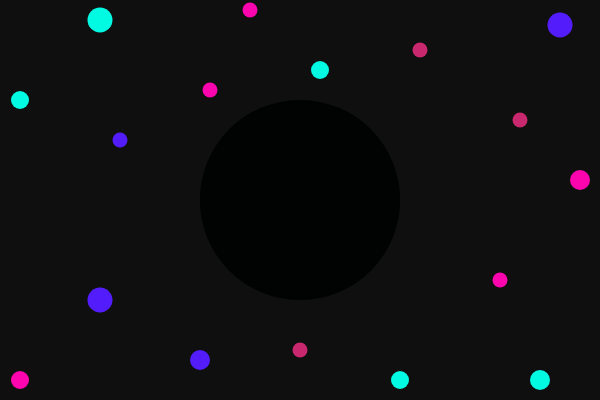
Frame 1 (no input)
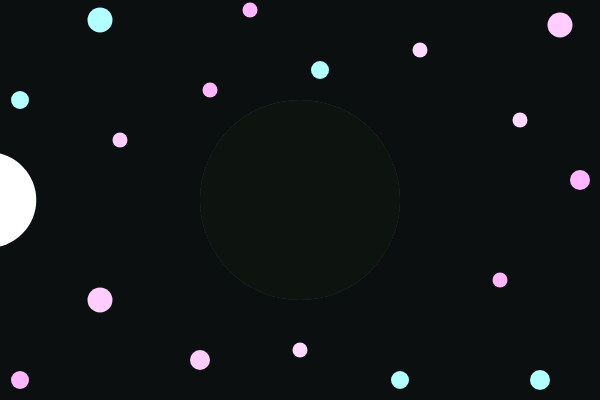
Frame 60 (no input)
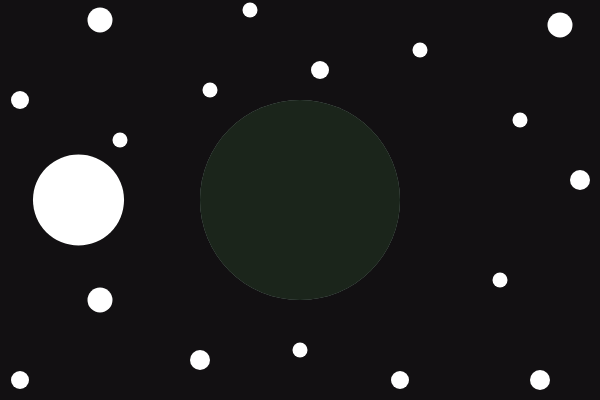
Frame 120 (the mouse pressed at the canvas centre since frame 60)

The p5.js sketch that drew these frames (run headless with seeded random() and noise() and a simulated clock; from frame 60 on, the mouse is pressed at the canvas centre):

// p5.js sketch
// ── sketch.js
var x = 0;
var y = 0;
var pos = 1;

function setup() {
  createCanvas(600, 400);
}

function draw() {
  background(255);
  noStroke();

  //fondo negro
  fill(x /12, x / 100, x / 50, 250);
  rect(0, 0, width, height);

  ////fondo cielo 
  fill(20/x, 255 + x / 50, 250, 10);
  rect(0, 0, width, height);
  //fondito
  fill(0);

  //// luna 
 

  ellipse(x - 100, height / 2, 100-x/20, 100-x/20);

  //// tierra
  fill(x + 3, x + 16, x + 13);
  ellipse(300, 200, 200, 200);
  //// tierra
  noStroke();
  fill(x / 50, x / 10, x / 30, 200);
  ellipse(300, 200, 200, 200);
///
  fill(x/50, x /20, x/ 100, 100);
  ellipse(300, 200, 200, 200);
  //// luna 
  fill(y*20, y*20, y*20);
ellipse(x - 100, height / 2, 100-x/20, 100-x/20);
 

///stars
  fill(82+y, 29+y, 250+y);
  ellipse(100, 300, 25, 25);
   ellipse(560, 25, 25, 25);
  ellipse(120, 140, 15, 15);
  ellipse(200, 360, 20, 20);
  fill(252+y, 5+y, 175+y);
  ellipse(20, 380, 18, 18);
  ellipse(580, 180, 20, 20);
  ellipse(500, 280, 15, 15);
  ellipse(250, 10, 15, 15);
  ellipse(210, 90, 15, 15);
  fill(200+y, 40+y, 110+y);

    ellipse(420, 50, 15, 15);
  ellipse(300, 350, 15, 15);
  ellipse(520,120, 15, 15);
  fill(2+y, 250+y, 226+y);
  ellipse(400, 380, 18, 18);
  ellipse(20, 100, 18, 18);
  ellipse(100, 20, 25, 25);
  ellipse(320,70, 18, 18);
 
  ellipse(540, 380, 20, 20);
  //////////////////
  y= y+ 3*pos;
  x = x + 1.5 * pos;
  if ((x > width + 200) || (x < 0)) {
    pos = pos * -1;
  
  }
}
